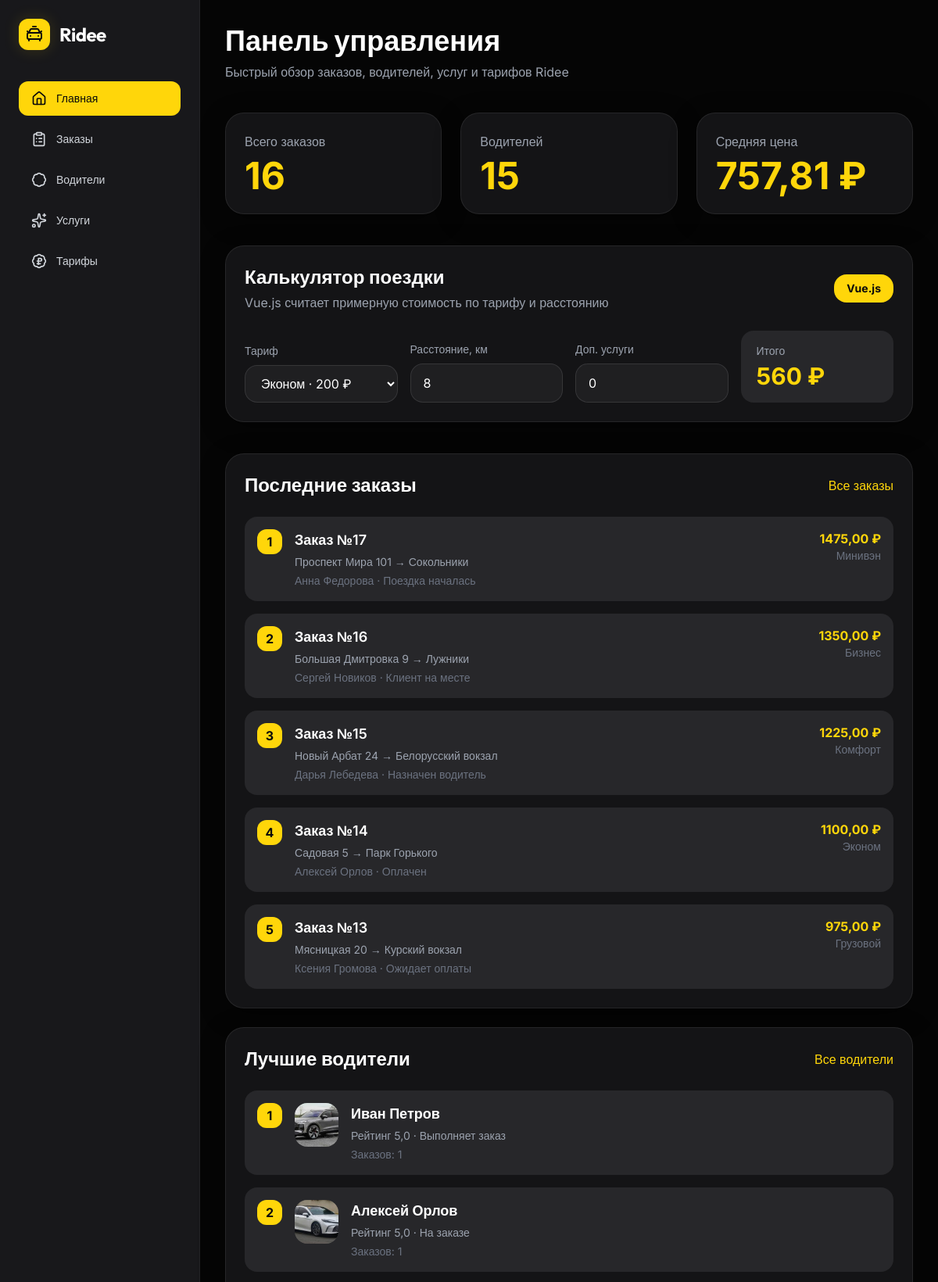
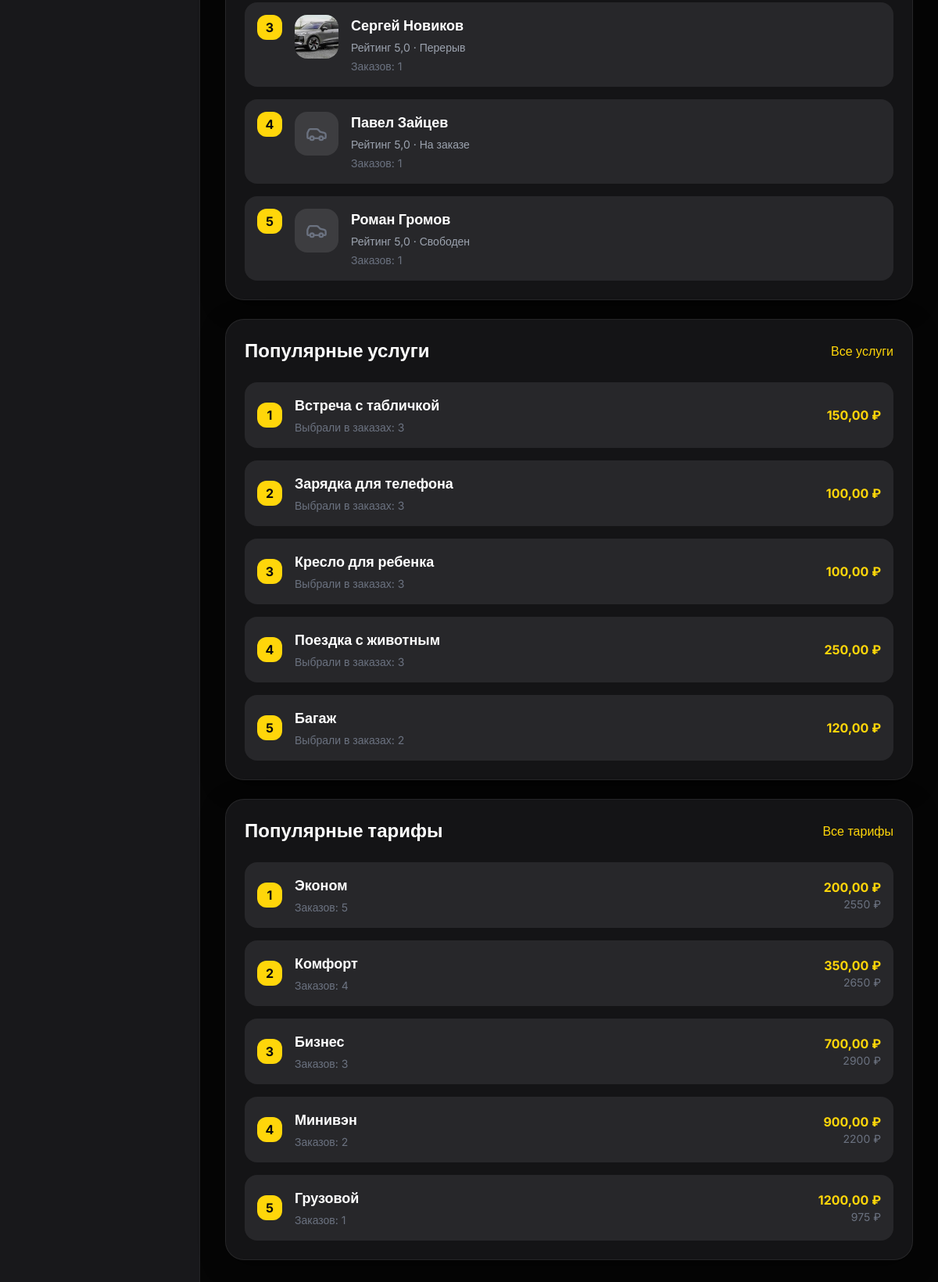
The page / on the database its author committed (2 pictures, top to bottom).
### core/models.py (models this page shows, shortened)
class Order(models.Model):
    objects = OrderManager()
    client = models.ForeignKey(
        User,
        on_delete=models.CASCADE,
        related_name="orders",
        verbose_name="Клиент"
    )
    driver = models.ForeignKey(
        Driver,
        on_delete=models.SET_NULL,
        null=True,
        verbose_name="Водитель"
    )
    tariff = models.ForeignKey(
        Tariff,
        on_delete=models.SET_NULL,
        null=True,
        verbose_name="Тариф"
    )
    status = models.ForeignKey(
        OrderStatus,
        on_delete=models.SET_NULL,
        null=True,
        verbose_name="Статус"
    )
    from_address = models.CharField(
        max_length=255,
        verbose_name="Адрес отправления"
    )
    to_address = models.CharField(
        max_length=255,
        verbose_name="Адрес назначения"
    )
    price = models.DecimalField(
        max_digits=8,
        decimal_places=2,
        verbose_name="Стоимость"
    )
    services = models.ManyToManyField(
        Service,
        through='OrderService',
        verbose_name="Дополнительные услуги"
    )
    created_at = models.DateTimeField(
        auto_now_add=True,
        verbose_name="Дата создания"
    )
    receipt = models.FileField(
        upload_to='receipts/',
        null=True,
        blank=True,
        verbose_name='Файл чека'
    )
    class Meta:
        verbose_name = "Заказ"
        verbose_name_plural = "Заказы"
        ordering = ['-created_at']

class OrderStatus(models.Model):
    name = models.CharField(
        max_length=50,
        verbose_name="Статус"
    )
    class Meta:
        verbose_name = "Статус заказа"
        verbose_name_plural = "Статусы заказов"
    def __str__(self) -> str:
        return self.name

class Tariff(models.Model):
    name = models.CharField(
        max_length=100,
        verbose_name="Название тарифа"
    )
    price = models.DecimalField(
        max_digits=8,
        decimal_places=2,
        verbose_name="Цена за поездку"
    )
    class Meta:
        verbose_name = "Тариф"
        verbose_name_plural = "Тарифы"
    def __str__(self) -> str:
        return self.name

class Driver(models.Model):
    user = models.OneToOneField(
        User,
        on_delete=models.CASCADE,
        verbose_name="Пользователь"
    )
    rating = models.FloatField(
        default=5.0,
        verbose_name="Рейтинг"
    )
    status = models.CharField(
        max_length=50,
        verbose_name="Статус водителя"
    )
    created_at = models.DateTimeField(
        auto_now_add=True,
        verbose_name="Дата создания"
    )
    profile_url = models.URLField(
        blank=True,
        null=True,
        verbose_name="Ссылка на профиль"
    )
    class Meta:
        verbose_name = "Водитель"
        verbose_name_plural = "Водители"
        ordering = ['-created_at']
    def __str__(self) -> str:
        full_name = self.user.get_full_name()
        return full_name or self.user.username

class Image(models.Model):
    car = models.ForeignKey(
        Car,
        on_delete=models.CASCADE,
        verbose_name="Автомобиль"
    )
    image = models.ImageField(
        upload_to="cars/",
        verbose_name="Изображение"
    )
    created_at = models.DateTimeField(
        auto_now_add=True,
        verbose_name="Дата загрузки"
    )
    class Meta:
        verbose_name = "Изображение"
        verbose_name_plural = "Изображения"

class Car(models.Model):
    driver = models.ForeignKey(
        Driver,
        on_delete=models.CASCADE,
        verbose_name="Водитель"
    )
    brand = models.CharField(
        max_length=100,
        verbose_name="Марка"
    )
    model = models.CharField(
        max_length=100,
        verbose_name="Модель"
    )
    number = models.CharField(
        max_length=20,
        verbose_name="Госномер"
    )
    color = models.CharField(
        max_length=50,
        verbose_name="Цвет"
    )
    created_at = models.DateTimeField(
        auto_now_add=True,
        verbose_name="Дата добавления"
    )
    class Meta:
        verbose_name = "Автомобиль"
        verbose_name_plural = "Автомобили"
    def __str__(self) -> str:
        return f"{self.brand} {self.model} ({self.number})"

class Service(models.Model):
    name = models.CharField(
        max_length=100,
        verbose_name="Название услуги"
    )
    price = models.DecimalField(
        max_digits=6,
        decimal_places=2,
        verbose_name="Цена"
    )
    class Meta:
        verbose_name = "Дополнительная услуга"
        verbose_name_plural = "Дополнительные услуги"

### core/views.py (the view)
# urls.py: 2. Add a URL to urlpatterns:  path('', views.home, name='home')
def home(request: HttpRequest) -> HttpResponse:
    orders_count = Order.objects.count()
    drivers_count = Driver.objects.count()
    avg_price = Order.objects.aggregate(
        Avg('price')
    )['price__avg']
    latest_orders = Order.objects.select_related(
        'client',
        'driver',
        'status',
        'tariff'
    ).order_by('-created_at')[:5]
    top_drivers = Driver.objects.select_related(
        'user'
    ).prefetch_related(
        'car_set__image_set'
    ).annotate(
        order_count=Count('order')
    ).order_by('-rating', '-order_count')[:5]
    popular_services = Service.objects.annotate(
        order_count=Count('orderservice')
    ).order_by('-order_count', 'name')[:5]
    popular_tariffs = Tariff.objects.annotate(
        order_count=Count('order'),
        total_income=Sum('order__price')
    ).order_by('-order_count', 'name')[:5]
    tariff_options = [
        {
            'id': tariff.id,
            'name': tariff.name,
            'price': float(tariff.price),
        }
        for tariff in Tariff.objects.order_by('price')
    ]
    return render(request, 'pages/home.html', {
        'orders_count': orders_count,
        'drivers_count': drivers_count,
        'avg_price': round(avg_price or 0, 2),
        'latest_orders': latest_orders,
        'top_drivers': top_drivers,
        'popular_services': popular_services,
        'popular_tariffs': popular_tariffs,
        'tariff_options': tariff_options,
    })

### core/templates/pages/home.html (shortened to what this page needs)
{% extends 'base/base.html' %}
{% block content %}
<div class="mb-10">
    <h1 class="text-4xl font-display font-bold mb-2">
        Панель управления
    </h1>
    <p class="text-gray-400">
        Быстрый обзор заказов, водителей, услуг и тарифов Ridee
    </p>
</div>
<div class="grid grid-cols-1 md:grid-cols-3 gap-6 mb-10">
    <div class="glass-panel p-6 rounded-3xl shadow-card">
        <p class="text-gray-400 mb-2">Всего заказов</p>
        <h2 class="text-5xl font-bold text-brand">{{ orders_count }}</h2>
    </div>
    <div class="glass-panel p-6 rounded-3xl shadow-card">
        <p class="text-gray-400 mb-2">Водителей</p>
        <h2 class="text-5xl font-bold text-brand">{{ drivers_count }}</h2>
    </div>
    <div class="glass-panel p-6 rounded-3xl shadow-card">
        <p class="text-gray-400 mb-2">Средняя цена</p>
        <h2 class="text-5xl font-bold text-brand">{{ avg_price }} ₽</h2>
    </div>
</div>
<section id="ridee-vue-calculator"
         class="glass-panel p-6 rounded-3xl shadow-card mb-10"
         aria-labelledby="vue-calculator-title"
         v-cloak>
    <div class="flex items-center justify-between gap-4 mb-6">
        <div>
            <h2 id="vue-calculator-title" class="text-2xl font-bold mb-1">Калькулятор поездки</h2>
            <p class="text-gray-400">Vue.js считает примерную стоимость по тарифу и расстоянию</p>
        </div>
        <span class="rounded-2xl bg-brand text-dark-950 px-4 py-2 text-sm font-bold">
        </span>
    </div>
    <div class="grid grid-cols-1 md:grid-cols-4 gap-4 items-end">
        <div>
            <label for="calculator-tariff" class="block text-sm text-gray-400 mb-2">Тариф</label>
            <select id="calculator-tariff"
                    v-model="selectedTariffId"
                    class="input-dark w-full rounded-2xl px-4 py-3">
                <option v-for="tariff in tariffs"
                        :key="tariff.id"
                        :value="tariff.id">
                    [[ tariff.name ]] · [[ formatCurrency(tariff.price) ]]
                </option>
            </select>
        </div>
        <div>
            <label for="calculator-distance" class="block text-sm text-gray-400 mb-2">Расстояние, км</label>
            <input id="calculator-distance"
                   v-model.number="distance"
                   type="number"
                   min="1"
                   step="1"
                   class="input-dark w-full rounded-2xl px-4 py-3">
        </div>
        <div>
            <label for="calculator-services" class="block text-sm text-gray-400 mb-2">Доп. услуги</label>
            <input id="calculator-services"
                   v-model.number="servicesTotal"
                   type="number"
                   min="0"
                   step="50"
                   class="input-dark w-full rounded-2xl px-4 py-3">
        </div>
        <div class="bg-dark-800 rounded-2xl px-5 py-4" aria-live="polite">
            <p class="text-gray-400 text-sm mb-1">Итого</p>
            <p class="text-3xl font-bold text-brand">[[ formatCurrency(totalPrice) ]]</p>
        </div>
    </div>
</section>
<div class="grid grid-cols-1 xl:grid-cols-2 gap-6">
    <section class="glass-panel p-6 rounded-3xl shadow-card" aria-labelledby="latest-orders-title">
        <div class="flex items-center justify-between mb-6">
            <h2 id="latest-orders-title" class="text-2xl font-bold">Последние заказы</h2>
            <a href="{% url 'orders_list' %}" class="text-brand hover:underline">Все заказы</a>
        </div>
        <ol class="space-y-4">
            {% for order in latest_orders %}
            <li class="bg-dark-800 p-4 rounded-2xl flex gap-4">
                <span class="w-8 h-8 rounded-xl bg-brand text-dark-950 flex items-center justify-center font-bold shrink-0" aria-hidden="true">
                    {{ forloop.counter }}
                </span>
                <div class="flex-1 min-w-0">
                    <a href="{% url 'order_detail' order.id %}"
                       class="text-lg font-semibold hover:text-brand transition">
                        Заказ №{{ order.id }}
                    </a>
                    <p class="text-gray-400 text-sm mt-1">
                        {{ order.from_address }} → {{ order.to_address }}
                    </p>
                    <p class="text-gray-500 text-sm mt-1">
                        {{ order.client.get_full_name|default:order.client.username }} · {{ order.status }}
                    </p>
                </div>
                <div class="text-right shrink-0">
                    <p class="text-brand font-bold">{{ order.price }} ₽</p>
                    <p class="text-gray-500 text-sm">{{ order.tariff }}</p>
                </div>
            </li>
            {% empty %}
            <li class="text-gray-400">Заказов пока нет</li>
            {% endfor %}
        </ol>
    </section>
    <section class="glass-panel p-6 rounded-3xl shadow-card" aria-labelledby="top-drivers-title">
        <div class="flex items-center justify-between mb-6">
            <h2 id="top-drivers-title" class="text-2xl font-bold">Лучшие водители</h2>
            <a href="{% url 'drivers_list' %}" class="text-brand hover:underline">Все водители</a>
        </div>
        <ol class="space-y-4">
            {% for driver in top_drivers %}
            <li class="bg-dark-800 p-4 rounded-2xl flex gap-4">
                <span class="w-8 h-8 rounded-xl bg-brand text-dark-950 flex items-center justify-center font-bold shrink-0" aria-hidden="true">
                    {{ forloop.counter }}
                </span>
                <div class="w-14 h-14 rounded-2xl bg-white/10 overflow-hidden shrink-0 flex items-center justify-center">
                    {% for car in driver.car_set.all %}
                        {% if forloop.first %}
                            {% for photo in car.image_set.all %}
                                {% if forloop.first %}
                                <img src="{{ photo.image.url }}" alt="{{ car }}" class="w-full h-full object-cover">
                                {% endif %}
                            {% empty %}
                            <i data-lucide="car" class="w-7 h-7 text-gray-500" aria-hidden="true"></i>
                            {% endfor %}
                        {% endif %}
                    {% empty %}
                    <i data-lucide="car" class="w-7 h-7 text-gray-500" aria-hidden="true"></i>
                    {% endfor %}
                </div>
                <div class="flex-1 min-w-0">
                    <a href="{% url 'drivers_list' %}#driver-{{ driver.id }}"
                       class="text-lg font-semibold hover:text-brand transition">
                        {{ driver }}
                    </a>
                    <p class="text-gray-400 text-sm mt-1">
                        Рейтинг {{ driver.rating }} · {{ driver.status }}
                    </p>
                    <p class="text-gray-500 text-sm mt-1">
                        Заказов: {{ driver.order_count }}
                    </p>
                </div>
            </li>
            {% empty %}
            <li class="text-gray-400">Водителей пока нет</li>
            {% endfor %}
        </ol>
    </section>
    <section class="glass-panel p-6 rounded-3xl shadow-card" aria-labelledby="popular-services-title">
        <div class="flex items-center justify-between mb-6">
            <h2 id="popular-services-title" class="text-2xl font-bold">Популярные услуги</h2>
            <a href="{% url 'services_list' %}" class="text-brand hover:underline">Все услуги</a>
        </div>
        <ol class="space-y-4">
            {% for service in popular_services %}
            <li class="bg-dark-800 p-4 rounded-2xl flex gap-4 items-center">
                <span class="w-8 h-8 rounded-xl bg-brand text-dark-950 flex items-center justify-center font-bold shrink-0" aria-hidden="true">
                    {{ forloop.counter }}
                </span>
                <div class="flex-1">
                    <a href="{% url 'services_list' %}#service-{{ service.id }}"
                       class="text-lg font-semibold hover:text-brand transition">
                        {{ service.name }}
                    </a>
                    <p class="text-gray-500 text-sm mt-1">
                        Выбрали в заказах: {{ service.order_count }}
                    </p>
                </div>
                <p class="text-brand font-bold shrink-0">
                    {{ service.price }} ₽
                </p>
            </li>
            {% empty %}
            <li class="text-gray-400">Услуг пока нет</li>
            {% endfor %}
        </ol>
    </section>
    <section class="glass-panel p-6 rounded-3xl shadow-card" aria-labelledby="popular-tariffs-title">
        <div class="flex items-center justify-between mb-6">
            <h2 id="popular-tariffs-title" class="text-2xl font-bold">Популярные тарифы</h2>
            <a href="{% url 'tariffs_list' %}" class="text-brand hover:underline">Все тарифы</a>
        </div>
        <ol class="space-y-4">
            {% for tariff in popular_tariffs %}
            <li class="bg-dark-800 p-4 rounded-2xl flex gap-4 items-center">
                <span class="w-8 h-8 rounded-xl bg-brand text-dark-950 flex items-center justify-center font-bold shrink-0" aria-hidden="true">
                    {{ forloop.counter }}
                </span>
                <div class="flex-1">
                    <a href="{% url 'tariffs_list' %}#tariff-{{ tariff.id }}"
                       class="text-lg font-semibold hover:text-brand transition">
                        {{ tariff.name }}
                    </a>
                    <p class="text-gray-500 text-sm mt-1">
                        Заказов: {{ tariff.order_count }}
                    </p>
                </div>
                <div class="text-right shrink-0">
                    <p class="text-brand font-bold">{{ tariff.price }} ₽</p>
                    <p class="text-gray-500 text-sm">{{ tariff.total_income|default:0 }} ₽</p>
                </div>
            </li>
            {% empty %}
            <li class="text-gray-400">Тарифов пока нет</li>
            {% endfor %}
        </ol>
    </section>
</div>
{% endblock %}

### rows shown on the page
Order: id "17", from_address "Проспект Мира 101", to_address "Сокольники", client.get_full_name "Анна Федорова", status "Поездка началась", price "1475,00", tariff "Минивэн"
Order: id "16", from_address "Большая Дмитровка 9", to_address "Лужники", client.get_full_name "Сергей Новиков", status "Клиент на месте", price "1350,00", tariff "Бизнес"
Order: id "15", from_address "Новый Арбат 24", to_address "Белорусский вокзал", client.get_full_name "Дарья Лебедева", status "Назначен водитель", price "1225,00", tariff "Комфорт"
Order: id "14", from_address "Садовая 5", to_address "Парк Горького", client.get_full_name "Алексей Орлов", status "Оплачен", price "1100,00", tariff "Эконом"
Order: id "13", from_address "Мясницкая 20", to_address "Курский вокзал", client.get_full_name "Ксения Громова", status "Ожидает оплаты", price "975,00", tariff "Грузовой"
Driver: user.last_name "Иван Петров", rating "5,0", status "Выполняет заказ", order_count "1"
Image: image (picture)
Driver: user.last_name "Алексей Орлов", rating "5,0", status "На заказе", order_count "1"
Image: image (picture)
Driver: user.last_name "Сергей Новиков", rating "5,0", status "Перерыв", order_count "1"
Image: image (picture)
Driver: user.last_name "Павел Зайцев", rating "5,0", status "На заказе", order_count "1"
Driver: user.last_name "Роман Громов", rating "5,0", status "Свободен", order_count "1"
Service: name "Встреча с табличкой", order_count "3", price "150,00"
Service: name "Зарядка для телефона", order_count "3", price "100,00"
Service: name "Кресло для ребенка", order_count "3", price "100,00"
Service: name "Поездка с животным", order_count "3", price "250,00"
Service: name "Багаж", order_count "2", price "120,00"
Tariff: name "Эконом", order_count "5", price "200,00", total_income "2550"
Tariff: name "Комфорт", order_count "4", price "350,00", total_income "2650"
Tariff: name "Бизнес", order_count "3", price "700,00", total_income "2900"
Tariff: name "Минивэн", order_count "2", price "900,00", total_income "2200"
Tariff: name "Грузовой", order_count "1", price "1200,00", total_income "975"

### other values the page prints
{{ orders_count }} "16"
{{ drivers_count }} "15"
{{ avg_price }} "757,81"
